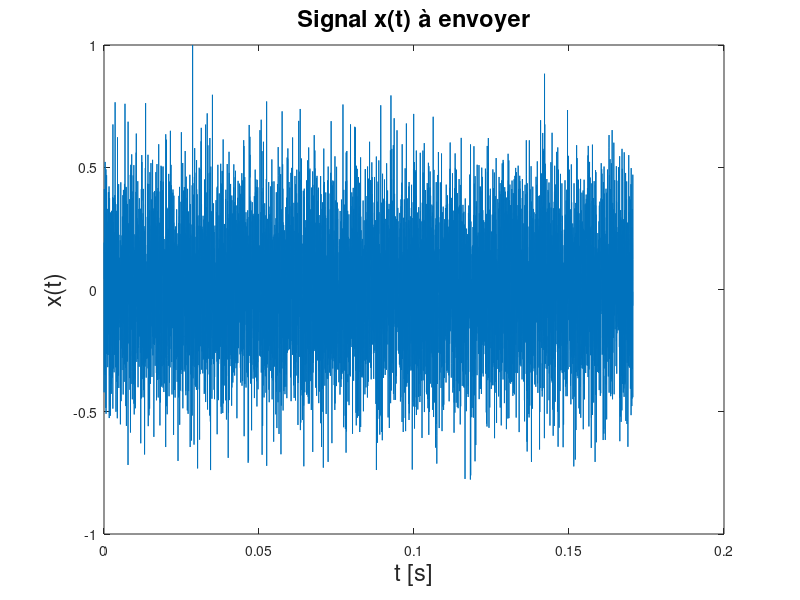

MATLAB code to generate this figure: (Note: this script raises an error after producing the figure.)
clc; clear all; close all hidden
addpath("../")

% grille de fréquences
% on choisit le temps d'enregistrement par rapport au nombre de fréquences échantillonées

% Paramètres
Fs = 48000; % fréquence d'échantillonnage
Q = 4096; % nombre de fréquences échantillonées


% espacement entre les fréquences : 
freq_spacing = Fs/(2*Q); % précédemment n1
k = 0:Q-1; % indices des fréquences

% fréquency vector
f = k*freq_spacing; % fréquences

% random phase
phase = 2*randi([0,1], 1, Q) - 1;

% max time
T = 1/freq_spacing; % freq_spacing = 1/T

% time vector
t = 0:1/Fs:T-1/Fs;
length(t)
signal = zeros(1, 2*Q);
for i = 1:Q
    signal = signal + cos(2*pi*f(i)*t - pi/4)*phase(i);
end

signal = signal/max(abs(signal));

plot(t, signal);
xlabel('t [s]','FontSize', 17);
ylabel('x(t)','fontsize', 17);
title('Signal x(t) à envoyer', 'fontsize', 17);

%pause(3) % pour avoir le temps de s'éloinger le l'ordinateur pour ne pas perturber la mesure


% --------- Emission et enregistrement du signal ----------
player = audioplayer(repmat(signal, 1, 10), Fs, 24);
pause(3);
play(player);



recorder = audiorecorder(Fs, 24, 1); 
record(recorder, T+0.5);

pause(T+1.5); % pour être sûr que la mesure est finie

x_recorded = [getaudiodata(recorder)];

x_recorded = x_recorded(48000/2 +1 :end);

Y_f = fft(x_recorded);
% ---------------------------------------------------------



% compensation de la phase
compensated_Y_f = [Y_f(1:Q).*phase'; Y_f(Q+1:2*Q).*phase(end:-1:1)'];
H_f = compensated_Y_f.*(2/T);

figure;
plot(Fs/Q*(-Q:(Q)-1), 20*log(abs(fftshift(compensated_Y_f))));
xlabel('f [Hz]','FontSize', 17);
ylabel('|Y(f)| [dB]','FontSize', 17); 
title('FFT du signal reçu', 'fontsize', 17);

figure;
plot(Fs/Q*(-Q:(Q)-1), 20*log(abs(fftshift(H_f))));   
xlabel('f [Hz]','FontSize', 17);
ylabel('|H(f)| [dB]','FontSize', 17); 
title('module de la réponse en fréquence', 'fontsize', 17);

y_t = ifft(Y_f);
h_t = ifft(H_f);

figure;
plot(t, y_t);
xlabel('t [s]','FontSize', 17);
ylabel('y(t)','FontSize', 17); 
title('Signal reçu', 'fontsize', 17);

figure;
plot(t, abs(h_t));
xlabel('t [s]','FontSize', 17);
ylabel('h(t)','FontSize', 17); 
title('Réponse impulsionnelle', 'fontsize', 17);



